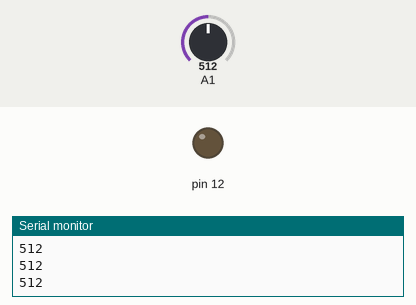
Bench run of a sketch on a simulated Arduino Uno, built with avr-gcc and run on an emulated ATmega328P. Parts: output pins drawn as LEDs (lit = HIGH), the last lines printed to the serial monitor. The test bench sets the inputs (shaded band); at power-on: A1 = 512.

Above: at 1.2 s.
1.3 s: A1 set to 22
2.8 s: A1 set to 17
At 3.3 s:
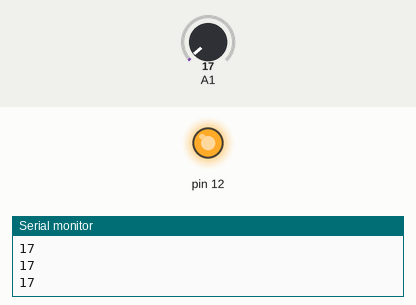
4.3 s: A1 set to 122
At 4.7 s:
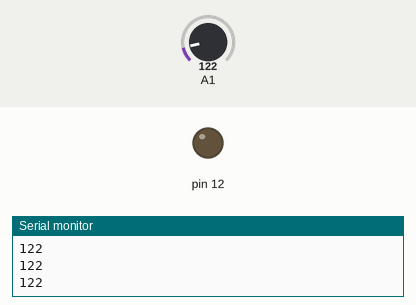
5.8 s: A1 set to 10
At 6.1 s:
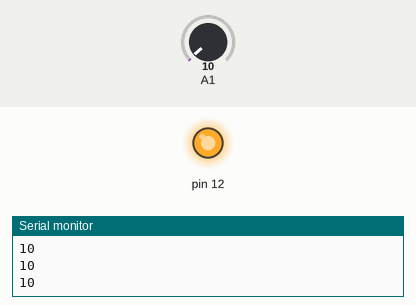
Timing chart, 0 to 8.3 s (numbered marks = the images above; inputs shaded):
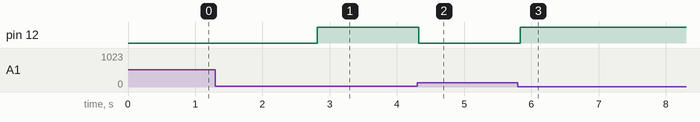

Measured:
- the behaviour switches between 20 and 19 on A1 (found by bisection; images 0 and 1)
- after the input at 2.8 s, pin 12: LOW → HIGH at once
- after the input at 4.3 s, pin 12: HIGH → LOW at once
- after the input at 5.8 s, pin 12: LOW → HIGH at once

The sketch:

sketch_light_sensor.ino
```cpp
void setup() {
  // put your setup code here, to run once:

    pinMode(A1, INPUT);
    pinMode(12, OUTPUT);

    Serial.begin(9600);


}

void loop() {
  // put your main code here, to run repeatedly:

    int a1 = analogRead(A1);


    if(a1 < 20) {

      digitalWrite(12, HIGH);
    } else {
      digitalWrite(12, LOW);
    }

   Serial.println(a1);
   delay(50);

}
```
